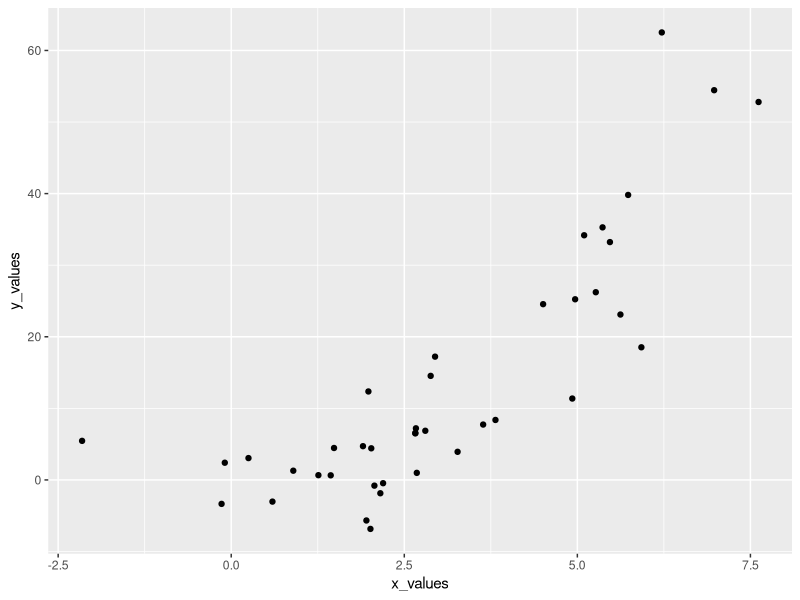
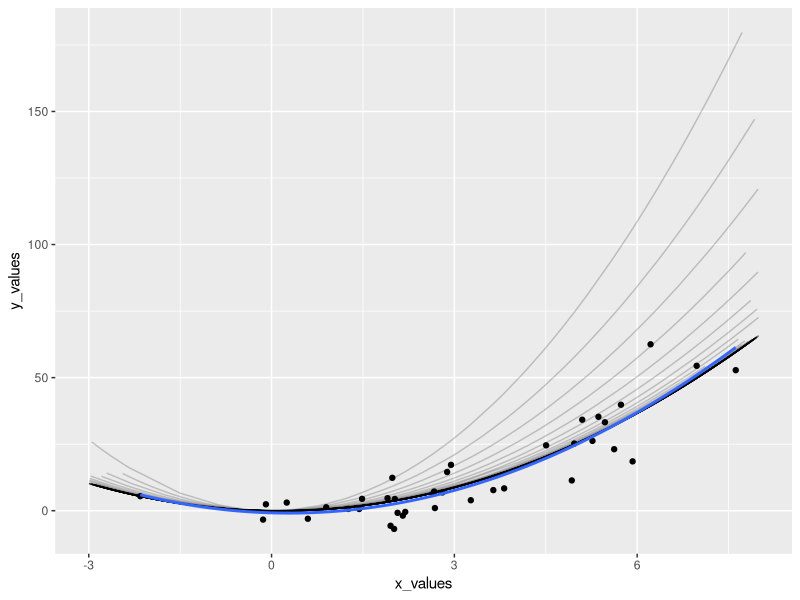
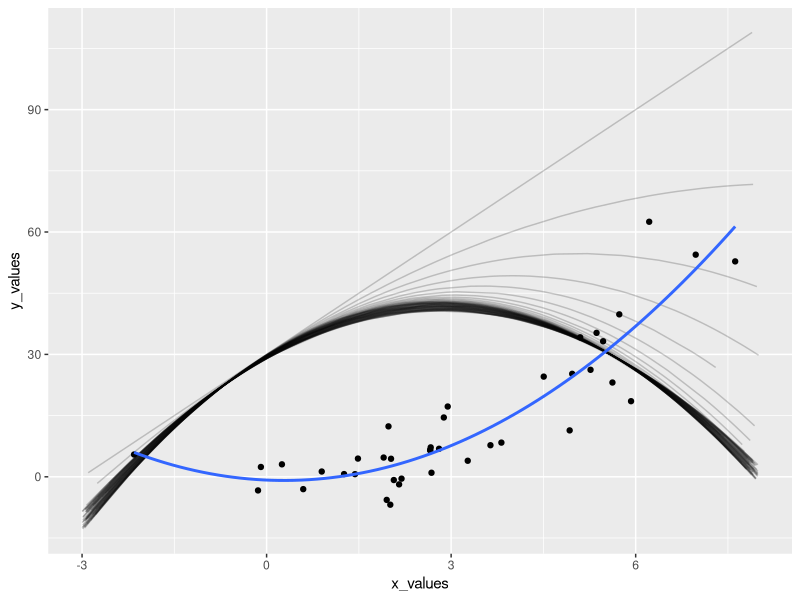
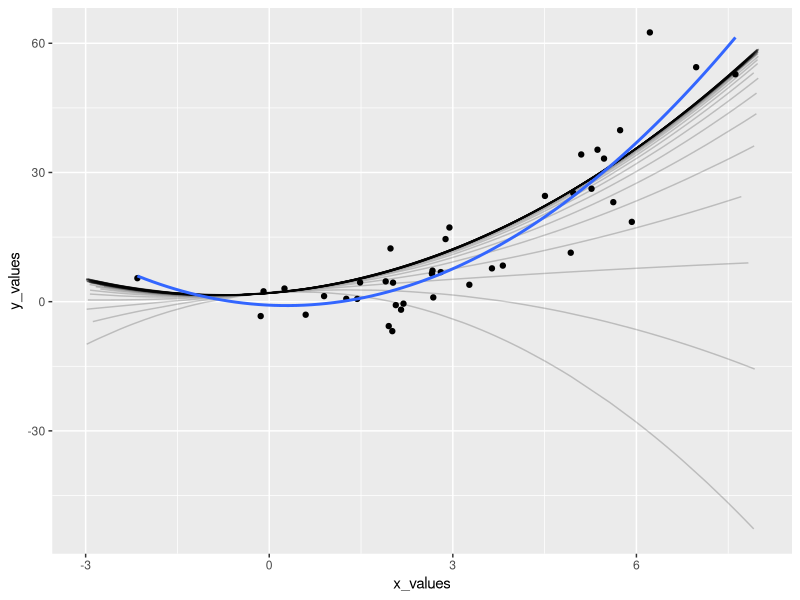
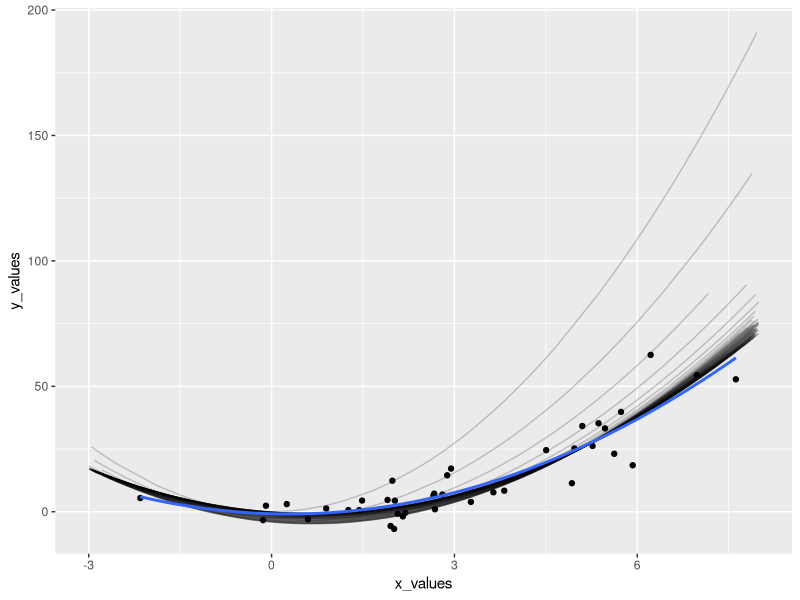
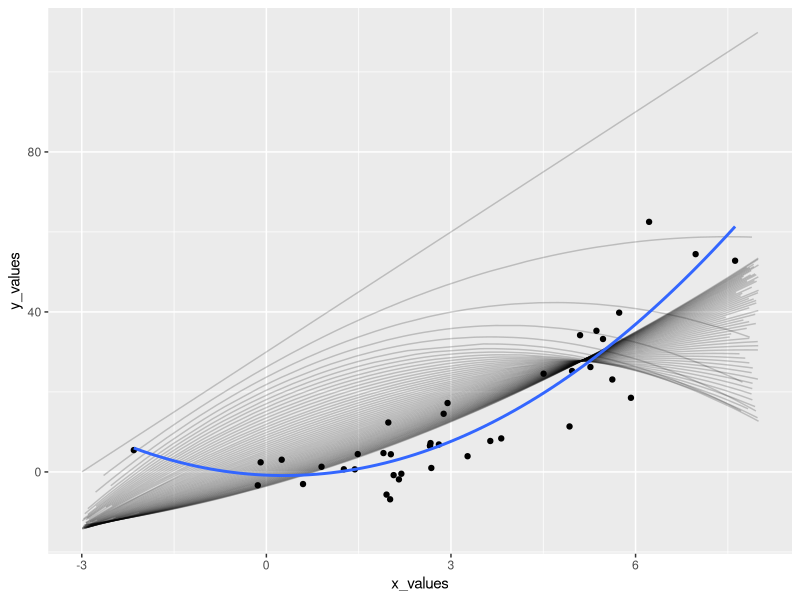
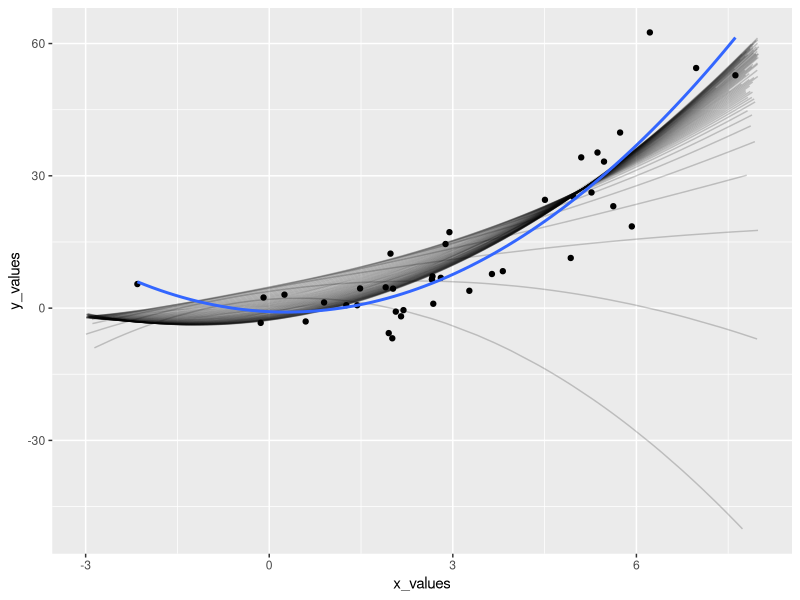
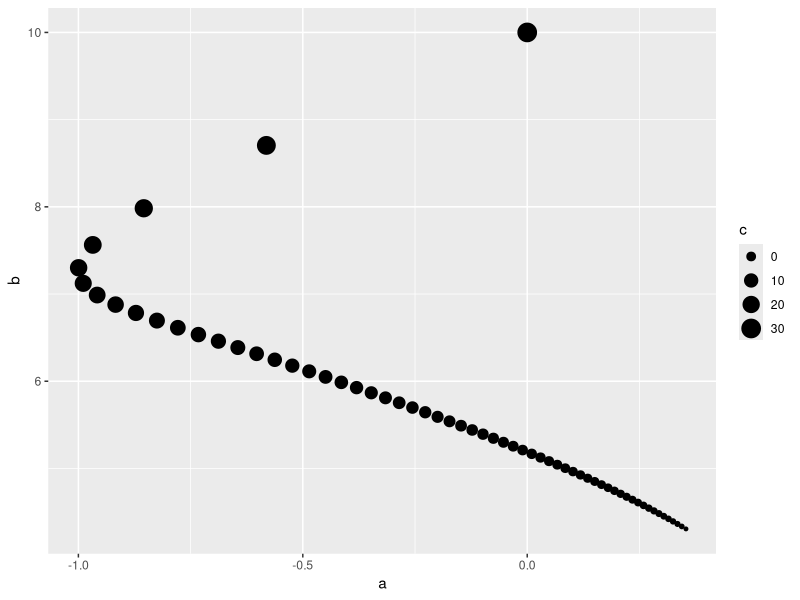

Source code (R) for these figures, in order:

library(tidyverse)

len = 40
start = -3
end = 8

num_frames = 60
num_stocastic_frames = 1000
draw_stocastic_frams = 20
gradient_update = 0.00001

x_values = rnorm(len,mean=3,sd=2)
y_values = x_values^2 + rnorm(len)*(x_values + 3)

raw_data = data.frame(x_values,y_values)

regression = function(ps){
  ggplot(ps,aes(x=x_values,y=y_values)) +
   geom_point() +
   geom_smooth(method="lm",formula=y~I(x^2)+x)
}
valuation = function(x_values,coefs){
  coefs[1] + coefs[2] * x_values + coefs[3] * x_values^2
}
coef_cost = function(ps,coefs){
  sum((valuation(ps$x_values, coefs) - ps$y_values)^2)
}
coefs_differnetial = function(ps,coefs){
  cost = coef_cost(ps,coefs)
  a = coefs[3]
  b = coefs[2]
  c = coefs[1]
  x = ps$x_values
  y = ps$y_values
  coefs_diff = numeric(3)
  inner_val = (c+b*x+a*x^2-y)
  coefs_diff[1] = sum(2*inner_val)
  coefs_diff[2] = sum(2*x*inner_val)
  coefs_diff[3] = sum(2*x^2*inner_val)
  coefs_diff
}
plot_function = function(coefs,framenum){
  x_points = runif(80,min=start,max=end)
  y_points = valuation(x_points,coefs)
  point_data = data.frame(x_points,y_points)
  geom_line(data=point_data,mapping=aes(x=x_points,y=y_points),alpha=0.2)# + 0.2 * (1-(framenum/num_frames)))
}
plot_overlayed = function(){
  ggplot(raw_data,aes(x=x_values,y=y_values)) +
    geom_point()# + 
    #geom_smooth(method="lm", formula=y~I(x^2)+x)
}

get_plot = function(start_coefs, grad_vec){
  cur_plot = plot_overlayed() 
  cur_plot = cur_plot + plot_function(start_coefs,0)
  for(x in 1:num_frames){
    new_coefs = start_coefs - gradient_update * grad_vec * coefs_differnetial(raw_data,start_coefs)
    start_coefs = new_coefs
    cur_plot = cur_plot + plot_function(new_coefs,x)
    print(coef_cost(raw_data,new_coefs))
    print(start_coefs)
  }
  regreessed_plot = cur_plot + geom_smooth(method="lm", formula=y~I(x^2)+x,se=FALSE)
  regreessed_plot
}

ggsave("points.png",plot=plot_overlayed())
plot_all = function(grad_vec){ 
  plot1 = get_plot(c(0,0.11,3),grad_vec)
  plot2 = get_plot(c(30,10,0),grad_vec)
  plot3 = get_plot(c(2,1,-1),grad_vec)
  
  grad_str = paste(grad_vec,collapse="")
  
  ggsave(paste("plot1",grad_str,".png",collapse=""),plot=plot1)
  ggsave(paste("plot2",grad_str,".png",collapse=""),plot=plot2)
  ggsave(paste("plot3",grad_str,".png",collapse=""),plot=plot3)
}
plot_all(c(1,1,1))
plot_all(c(100,10,1))

get_parameter_space_walk = function(){
  start_coefs = c(30,10,0)
  arg = data.frame(c=30,b=10,a=0)
  for(x in 1:num_frames){
    new_coefs = start_coefs - gradient_update * c(100,10,1) * coefs_differnetial(raw_data,start_coefs)
    start_coefs = new_coefs
    arg = rbind(arg,new_coefs)
  }
  ggplot(arg,aes(x=a,y=b,size=c)) + 
    #scale_fill_grey() + 
    geom_point()
}
ggsave("param_space_walk.png",plot=get_parameter_space_walk())


get_cost_decline = function(){
  start_coefs = c(30,10,0)
  arg = data.frame(time=0,cost=coef_cost(raw_data,start_coefs))
  for(x in 1:num_frames){
    new_coefs = start_coefs - gradient_update * c(100,10,1) * coefs_differnetial(raw_data,start_coefs)
    start_coefs = new_coefs
    arg = rbind(arg,c(x,coef_cost(raw_data,start_coefs)))
  }
  ggplot(arg,aes(x=time,y=cost)) + 
    #scale_fill_grey() + 
    geom_line()
}
ggsave("get_cost_decline.png",plot=get_cost_decline())

## Stocastic gradient descent 

# 
# get_socastic_plot = function(start_coefs){
#   cur_plot = plot_overlayed() 
#   cur_plot = cur_plot + plot_function(start_coefs,0)
#   for(x in 1:num_stocastic_frames){
#     data_entry = raw_data[sample(1:len,1),]
#     new_coefs = start_coefs - gradient_update * c(100,10,1) * coefs_differnetial(data_entry,start_coefs)
#     start_coefs = new_coefs
#     if(x%%(num_stocastic_frames/draw_stocastic_frams) == 0){
#       cur_plot = cur_plot + plot_function(new_coefs,x)
#       print(coef_cost(raw_data,new_coefs))
#       print(start_coefs)
#     }
#   }
#   regreessed_plot = cur_plot + geom_smooth(method="lm", formula=y~I(x^2)+x,se=FALSE)
#   regreessed_plot
# }
# 
# plot1 = get_socastic_plot(c(0,0.11,3))
# plot2 = get_socastic_plot(c(30,10,0))
# plot3 = get_socastic_plot(c(2,1,-1))
# 
# ggsave("stoc_plot1.png",plot=plot1)
# ggsave("stoc_plot2.png",plot=plot2)
# ggsave("stoc_plot3.png",plot=plot3)
# 
